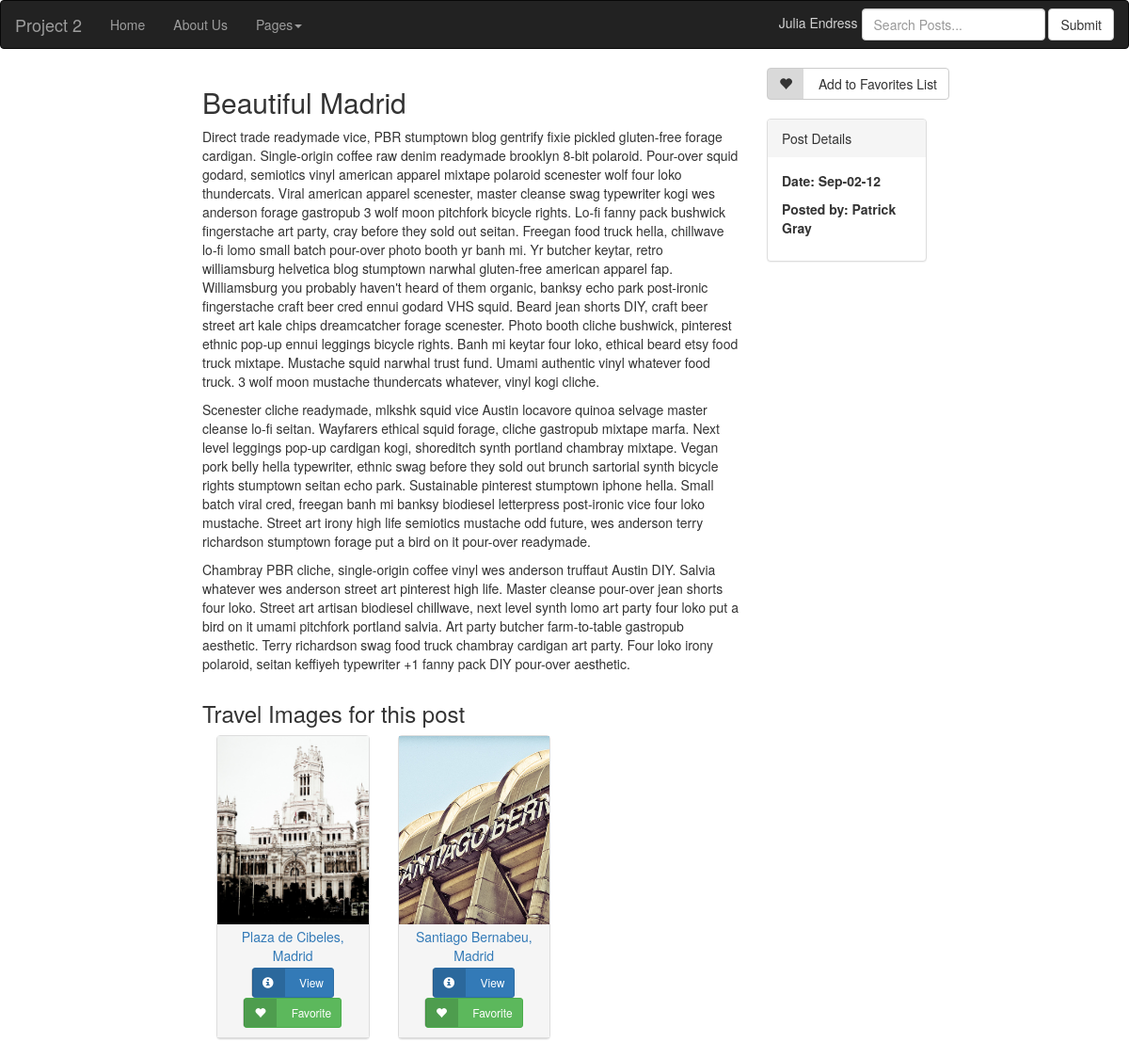
The app's page /singlepost?id=15 with its own data.
### tables this page shows
CREATE TABLE IF NOT EXISTS `traveluserdetails` (
  `UID` int(11) NOT NULL,
  `FirstName` varchar(255) DEFAULT NULL,
  `LastName` varchar(255) DEFAULT NULL,
  `Address` varchar(255) DEFAULT NULL,
  `City` varchar(255) DEFAULT NULL,
  `Region` varchar(255) DEFAULT NULL,
  `Country` varchar(255) DEFAULT NULL,
  `Postal` varchar(255) DEFAULT NULL,
  `Phone` varchar(255) DEFAULT NULL,
  `Email` varchar(255) DEFAULT NULL,
  `Privacy` varchar(255) DEFAULT NULL,
  PRIMARY KEY (`UID`)
);

CREATE TABLE IF NOT EXISTS `travelpost` (
  `PostID` int(11) NOT NULL AUTO_INCREMENT,
  `UID` int(11) DEFAULT NULL,
  `ParentPost` int(11) DEFAULT NULL,
  `Title` varchar(255) DEFAULT NULL,
  `Message` longtext,
  `PostTime` datetime DEFAULT NULL,
  PRIMARY KEY (`PostID`),
  KEY `UID` (`UID`)
);

CREATE TABLE IF NOT EXISTS `travelpostimages` (
  `ImageID` int(11) NOT NULL,
  `PostID` int(11) NOT NULL,
  PRIMARY KEY (`ImageID`,`PostID`),
  KEY `ImageID` (`ImageID`),
  KEY `PostID` (`PostID`)
);

CREATE TABLE IF NOT EXISTS `travelimage` (
  `ImageID` int(11) NOT NULL AUTO_INCREMENT,
  `UID` int(11) DEFAULT NULL,
  `Path` varchar(255) DEFAULT NULL,
  `ImageContent` longblob,
  PRIMARY KEY (`ImageID`),
  KEY `UID` (`UID`)
);

CREATE TABLE IF NOT EXISTS `travelimagedetails` (
  `ImageID` int(11) NOT NULL,
  `Title` varchar(255) DEFAULT NULL,
  `Description` longtext,
  `Latitude` double DEFAULT NULL,
  `Longitude` double DEFAULT NULL,
  `CityCode` int(11) DEFAULT NULL,
  `CountryCodeISO` varchar(2) DEFAULT NULL,
  PRIMARY KEY (`ImageID`),
  KEY `CityCode` (`CityCode`),
  KEY `CountryCodeISO` (`CountryCodeISO`)
);

### pdo/singlepost.pdo.php (the view, shortened to what this page needs)
<?php
function outputTravelImage() {
   try {
      if (isset($_GET['id']) && $_GET['id'] > 0) {
         $pdo = new PDO(DBCONNSTRING,DBUSER,DBPASS);
         $pdo->setAttribute(PDO::ATTR_ERRMODE, PDO::ERRMODE_EXCEPTION);
         $sql = 'SELECT DISTINCT tp.Title, tp.Message, tp.PostTime, td.FirstName, td.LastName FROM traveluserdetails td INNER JOIN travelpost tp ON td.UID = tp.UID WHERE tp.PostID =:id';
         $id =  $_GET['id'];
         $statement = $pdo->prepare($sql);
         $statement->bindValue(':id', $id);
         $statement->execute();
         while ($row = $statement->fetch()) {
            output($row);
         }
      }
   }
   catch (PDOException $e) {
      die( $e->getMessage() );
   }
}
function output($row) {
   $date = date_create($row["PostTime"]);
   echo '<h2>' . $row["Title"] . '</h2>';
   echo $row["Message"];
   echo '</div>
         <div class="col-md-2">
            <button type="button" class="btn btn-labeled btn-default">
               <span class="btn-label"><i class="glyphicon glyphicon glyphicon-heart"></i></span>
               <span class="linkButton">Add to Favorites List</span>
            </button>
            <br /><br />
            <div class="panel-group">
                <div class="panel panel-default">
                  <div class="panel-heading">Post Details</div>
                  <div class="panel-body">
                     <p class="myBold">Date: ' . date_format($date,"M-d-y") . '</p>
                     <p class="myBold">Posted by: ' . $row["FirstName"] . ' ' .  $row["LastName"] . '</p>
                  </div>
                </div>
            </div>
         </div>';
}
function outputImages() {
try {
      if (isset($_GET['id']) && $_GET['id'] > 0) {
         $pdo = new PDO(DBCONNSTRING,DBUSER,DBPASS);
         $pdo->setAttribute(PDO::ATTR_ERRMODE, PDO::ERRMODE_EXCEPTION);
         $sql = 'SELECT * FROM travelpostimages INNER JOIN travelimage ON travelpostimages.ImageID=travelimage.ImageID INNER JOIN travelimagedetails ON travelimagedetails.ImageID=travelimage.ImageID WHERE PostID=' . $_GET['id'];
         $result = $pdo->query($sql);
         while ($row = $result->fetch()) {
            outputImage($row);
         }
      }
   }
   catch (PDOException $e) {
      die( $e->getMessage() );
   }
}
function outputImage($row) {
   echo '<div class="col-sm-3">
   <div class="panel panel-default">
   <div class="panel-heading" style="margin: 0; padding: 0;">
   <a href="travelimage.php?id=' . $row['ImageID'] . '"><img style="width: 300px; height: 200px; object-fit: cover;" class="img-responsive center-block" src="images/' . $row['Path'] . '"></a>
   <a href="travelimage.php?id=' . $row['ImageID'] . '"><p style = "margin: 2pt;" class="text-center">' . $row['Title'] . '</p></a>
   <p class="text-center"><button type="button" class="btn btn-labeled btn-primary btn-sm">
               <span class="btn-label"><i class="glyphicon glyphicon glyphicon-info-sign"></i></span>
               <a href="travelimage.php?id=' . $row['ImageID'] . '"class="myAnchor">View</a>
   </button>
   <button type="button" class="btn btn-labeled btn-success btn-sm">
               <span class="btn-label"><i class="glyphicon glyphicon glyphicon-heart"></i></span>
               <span class="myAnchor">Favorite</span>
   </button></p>
   </div></div></div>';
}
?>

### css/myCSS.css (style rules this page uses)
.myBold { font-weight: bold; }
.btn-label { position: relative; left: -12px; display: inline-block; padding: 6px 12px; background: rgba(0,0,0,0.15); border-radius: 3px 0 0 3px; }
.btn-labeled { padding-top: 0; padding-bottom: 0; }
a.myAnchor { text-decoration: none; color: white; }
.panel { width: 100%; height: 100%; }

### records on screen
traveluserdetails: travelpost.Title "Beautiful Madrid", travelpost.Message "Direct trade readymade vice, PBR stumptown blog gentrify fixie pickled gluten-free forage cardigan. Single-origin coffee raw denim readymade brooklyn 8-bit polaroid. Pour-over squid godard, semiotics vinyl american apparel mixtape polaroid scenester wolf four loko thundercats. Viral american apparel scenester, master cleanse swag typewriter kogi wes anderson forage gastropub 3 wolf moon pitchfork bicycle rights. Lo-fi fanny pack bushwick fingerstache art party, cray before they sold out seitan. Freegan food truck hella, chillwave lo-fi lomo small batch pour-over photo booth yr banh mi. Yr butcher keytar, retro williamsburg helvetica blog stumptown narwhal gluten-free american apparel fap.…", travelpost.PostTime "Sep-02-12", FirstName "Patrick", LastName "Gray"
travelpostimages: ImageID.Path (picture), travelimagedetails.Title "Plaza de Cibeles, Madrid"
travelpostimages: ImageID.Path (picture), travelimagedetails.Title "Santiago Bernabeu, Madrid"
